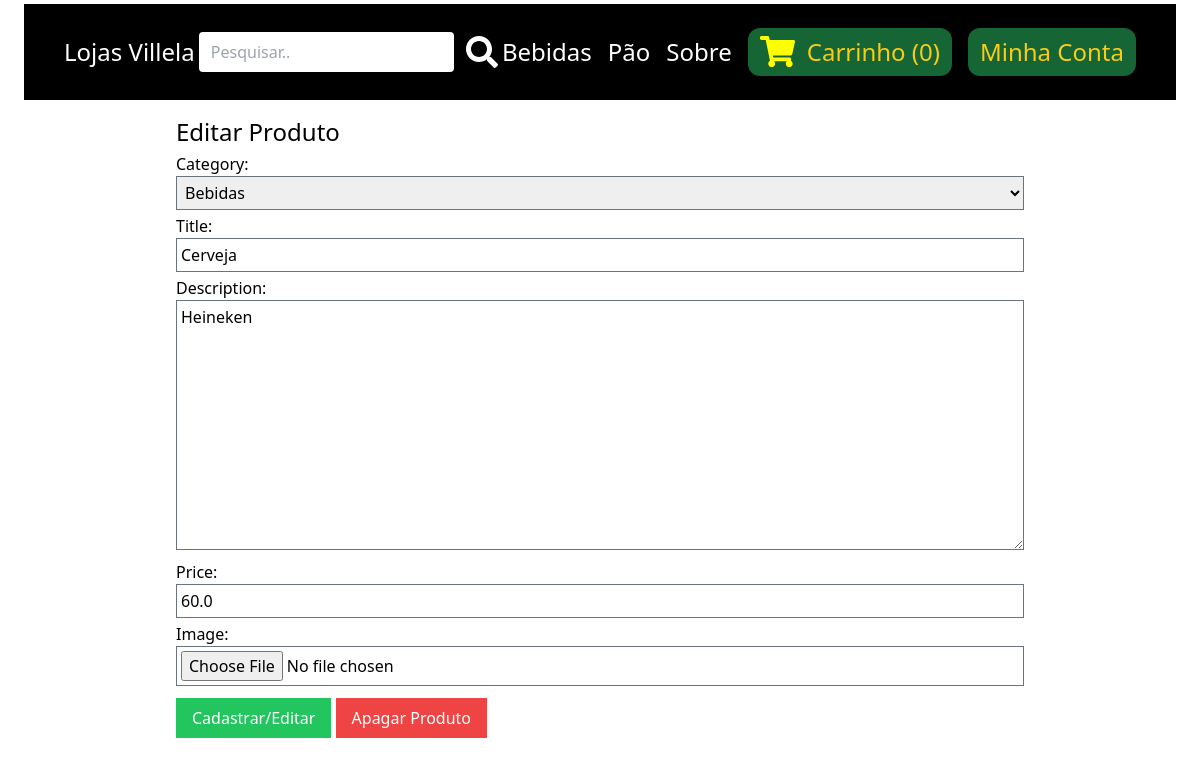
/store/edit_product/1/ (signed in), run on an earlier commit of the app's database.
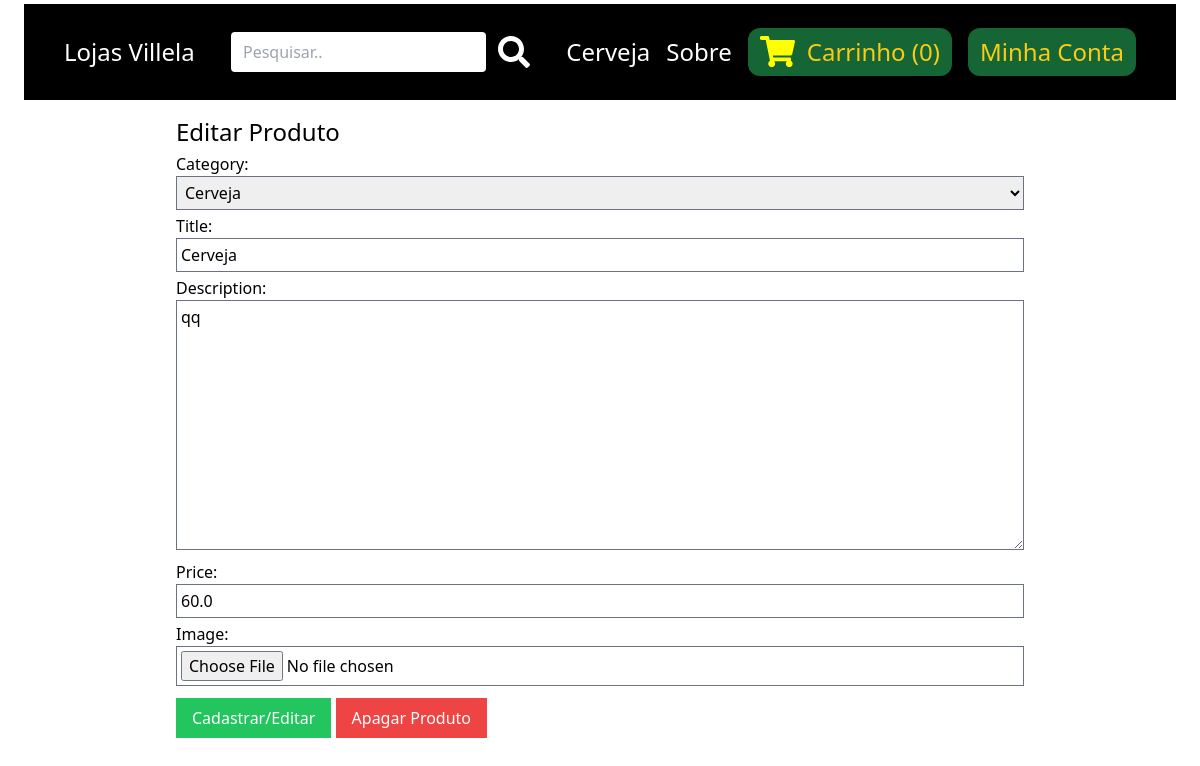
And on a later commit of the database.
### store/models.py (models this page shows, shortened)
class Category(models.Model):
    title = models.CharField(max_length=50)
    slug = models.SlugField(max_length=50)
    class Meta:
        verbose_name_plural = 'Categories'
    def __str__(self):
        return self.title

class Product(models.Model):
    RASCUNHO = 'rascunho'
    ESPERAR_APROVACAO = 'esperando aprovacao'
    ATIVAR = 'ativado'
    DELETADO = 'deletado'
    ESTATUS_ESCOLHA = (
        (RASCUNHO, 'Rascunho'),
        (ESPERAR_APROVACAO, 'Esperando aprovação'),
        (ATIVAR, 'Ativo'),
        (DELETADO, 'Deletado')
    )
    user = models.ForeignKey(
        User, related_name="products", on_delete=models.CASCADE)
    category = models.ForeignKey(
        Category, related_name="products", on_delete=models.CASCADE)
    title = models.CharField(max_length=50)
    slug = models.SlugField(max_length=50)
    description = models.TextField(blank=True)
    price = models.FloatField()
    image = models.ImageField(
        upload_to='uploads/products_images/', blank=True, null=True)
    thumbnail = models.ImageField(
        upload_to='uploads/products_images/thumbnail/',
        blank=True, null=True)
    created_at = models.DateTimeField(auto_now_add=True)
    updated_at = models.DateTimeField(auto_now=True)
    status = models.CharField(
        max_length=50, choices=ESTATUS_ESCOLHA, default=ATIVAR)
    class Meta:
        ordering = ('created_at', )

### userprofile/views.py (the view)
# urls.py: path('store/edit_product/<int:pk>/',
@login_required
def edit_product(request, pk):
    product = Product.objects.filter(user=request.user).get(pk=pk)
    if request.method == 'POST':
        form = ProductForm(request.POST, request.FILES, instance=product)
        if form.is_valid():
            form.save()
            messages.success(request, 'Produto editado com sucesso.')
            return redirect('my_store')
    else:
        form = ProductForm(instance=product)
    return render(
        request, 'userprofile/product_form.html', {
            'title': 'Editar Produto',
            'product': product,
            'form': form})

### store/forms.py
class ProductForm(forms.ModelForm):
    class Meta:
        model = Product
        fields = ('category', 'title', 'description', 'price', 'image')
        widgets = {
            'category': forms.Select(attrs={
                'class': 'w-full p-1 border border-gray-500'
            }),
            'title': forms.TextInput(attrs={
                'class': 'w-full p-1 border border-gray-500'
            }),
            'description': forms.Textarea(attrs={
                'class': 'w-full p-1 border border-gray-500'
            }),
            'price': forms.TextInput(attrs={
                'class': 'w-full p-1 border border-gray-500'
            }),
            'image': forms.FileInput(attrs={
                'class': 'w-full p-1 border border-gray-500'
            }),
        }

### store/carrinho.py (called while the page is built)
    def __len__(self):
        return sum(item['quantity'] for item in self.carrinho.values())

### store/context_processors.py (called while the page is built)
def carrinho(request):
    return {'carrinho': Carrinho(request)}

### store/templatetags/menu.py (called while the page is built)
@register.inclusion_tag('core/menu.html')
def menu():
    categories = Category.objects.all()
    return {'categories': categories}

### userprofile/templates/userprofile/product_form.html (shortened to what this page needs)
{% extends 'core/base.html' %}
{% block content %}
<h1 class='text-2xl'>{{title}}</h1>
<form action="." method="post" enctype="multipart/form-data" class="space-y-1">
{{ form.as_p}}
<div>
    <button class='mt-1 py-2 px-4 bg-green-500 text-white hover:bg-green-800'>
        Cadastrar/Editar
    </button>
    </form>
    {% if product %}
        <a href="{% url 'delete_product' product.id %}"
        class='mt-2 inline-block py-2 px-4 bg-red-500 text-white hover:bg-red-800'>
        Apagar Produto
        </a>
    {% endif %}
</div>
{% endblock  %}

### core/templates/core/base.html (shortened to what this page needs)
{% load menu %}
<!DOCTYPE html>
<html lang="pt-br">
<head>
    <script src="https://cdn.tailwindcss.com"></script>
</head>
<body>
    <nav class=
    'max-w-6xl mx-auto py-6 px-10 flex items-center justify-between bg-black mt-1'>
        <div class='logo'>
            <a href="/" class='text-2xl text-white'>Lojas Villela</a>
        </div>
        <div class="search">
            <form action="/search/" method="get" class="flex items-center space-x-3">
                <input type="search" name="query" placeholder="Pesquisar.." class=
                "py-2 px-3 rounded">
                <button>
                </button>
            </form>
        </div>
        <div class='menu flex items-center space-x-4'>
            {% menu %}
            <a href="{% url 'carrinho_view'%}" class='flex space-x-3 py-2 px-3 bg-green-800 rounded-xl hover:bg-green-600 text-2xl text-yellow-400'> <span>Carrinho ({{carrinho|length}})</span></a>
            {% if request.user.is_authenticated %}
            <a href="{% url 'minhaconta'%}" class='py-2 px-3 bg-green-800 rounded-xl hover:bg-green-600 text-2xl text-yellow-400'>Minha Conta</a>
            {% endif %}
        </div>
    </nav>
    <div class='max-w-4xl mx-auto py-4 px-6'>
        {% block content %}
        {% endblock  %}
</body>
</html>

### core/templates/core/menu.html
{% for category in categories %}
    <a href="{% url 'category_details' category.slug %}" class='text-2xl text-white'>{{category.title}}</a>
{% endfor %}
<a href="{% url 'sobre'%}" class='text-2xl text-white'>Sobre</a>

What changed in the data, as far as the page shows it:
removed Category: title "Bebidas", title "Cerveja"
removed Category: title "Pão"
added Category: title "Cerveja"
changed Product: category "Bebidas" → "Cerveja"; description "Heineken" → "qq"
